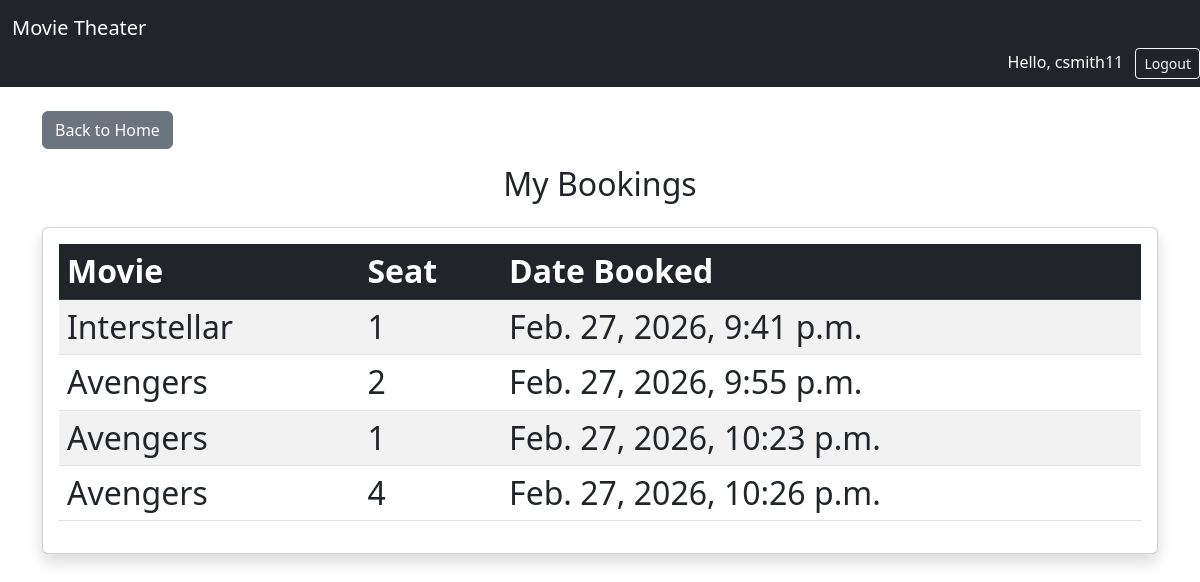
The page /history/ (signed in) on the database as committed earlier.
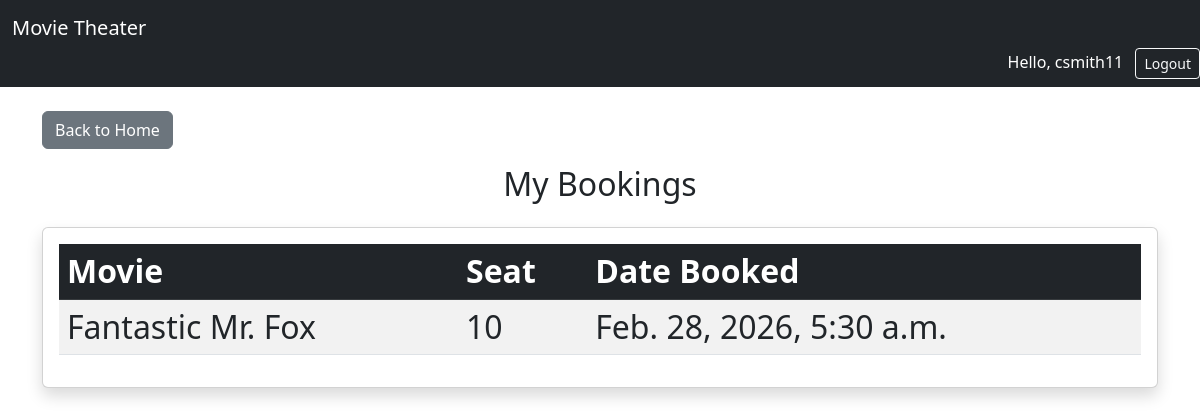
The same page on the database as committed later.
### bookings/models.py (models this page shows, shortened)
class Booking(models.Model):
    movie = models.ForeignKey(Movie, on_delete=models.CASCADE)
    seat = models.ForeignKey(Seat, on_delete=models.CASCADE)
    user = models.ForeignKey(User, on_delete=models.CASCADE)
    booking_date = models.DateTimeField(auto_now_add=True)

class Movie(models.Model):
    title = models.CharField(max_length=200)
    description = models.TextField()
    release_date = models.DateField()
    duration = models.IntegerField(help_text="Duration in minutes")

class Seat(models.Model):
    movie = models.ForeignKey(Movie, on_delete=models.CASCADE)
    seat_number = models.CharField(max_length=10)
    is_booked = models.BooleanField(default=False)

### bookings/views.py (the view)
# urls.py: path('history/', views.booking_history, name='booking_history'),  # Booking history page
@login_required
def booking_history(request):
    bookings = Booking.objects.filter(user=request.user)
    return render(request, 'bookings/booking_history.html', {
        'bookings': bookings
    })

### bookings/templates/bookings/booking_history.html (shortened to what this page needs)
{% extends 'bookings/base.html' %}
{% block content %}
<div class="mb-3">
    <a href="{% url 'movie_list' %}" class="btn btn-secondary">
        Back to Home
    </a>
</div>
<h2 class="mb-4 text-center">My Bookings<h2>
<div class="card shadow">
    <div class="card-body">
        {% if bookings %}
        <div class="table-responsive">
            <table class="table table-striped table-hover">
                <thead class="table-dark">
                    <tr>
                        <th>Movie</th>
                        <th>Seat</th>
                        <th>Date Booked</th>
                    </tr>
                </thead>
                <tbody>
                    {% for booking in bookings %}
                    <tr>
                        <td>{{ booking.movie.title }}</td>
                        <td>{{ booking.seat.seat_number }}</td>
                        <td>{{ booking.booking_date }}</td>
                    </tr>
                    {% endfor %}
                </tbody>
            </table>
        </div>
        {% else %}
            <p class="text-center"> You have no bookings yet.</p>
        {% endif %}
    </div>
</div>
{% endblock %}

### bookings/templates/bookings/base.html (shortened to what this page needs)
<!DOCTYPE html>
<html>
<head>
    <link href="https://cdn.jsdelivr.net/npm/bootstrap@5.3.0/dist/css/bootstrap.min.css" rel="stylesheet">
</head>
<body>
<nav class="navbar navbar-dark bg-dark">
    <div class="container-fluid">
        <a class="navbar-brand" href="#">Movie Theater</a>
    </div>
    <div class="ms-auto">
        {% if user.is_authenticated %}
            <span class="text-white me-2">
                Hello, {{ user.username }}
            </span>
            <a href="{% url 'logout' %}" class="btn btn-outline-light btn-sm">
                Logout
            </a>
        {% else %}
            <a href="{% url 'login' %}" class="btn btn-outline-light btn-sm">
                Login
            </a>
        {% endif %}
    </div>
</nav>
<div class="container mt-4">
    {% block content %}
    {% endblock %}
</div>
</body>
</html>

Rows that differ between the two databases and show on the page:
removed Booking: movie "Interstellar", seat.seat_number "1", booking_date "Feb. 27, 2026, 9:41 p.m."
removed Booking: movie "Avengers", seat.seat_number "2", booking_date "Feb. 27, 2026, 9:55 p.m."
removed Booking: movie "Avengers", seat.seat_number "1", booking_date "Feb. 27, 2026, 10:23 p.m."
removed Booking: movie "Avengers", seat.seat_number "4", booking_date "Feb. 27, 2026, 10:26 p.m."
added Booking: movie "Fantastic Mr. Fox", seat.seat_number "10", booking_date "Feb. 28, 2026, 5:30 a.m."
